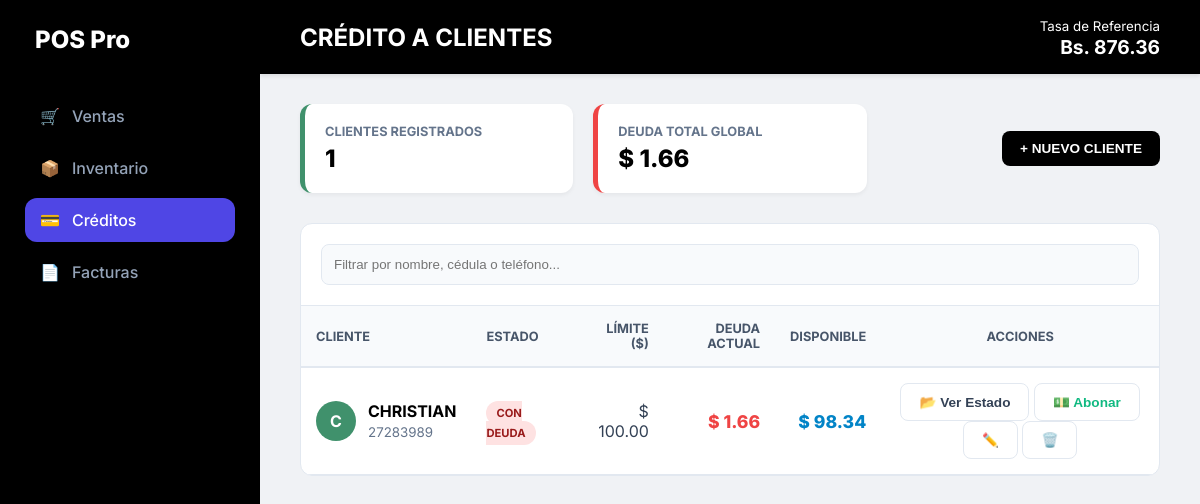
Screenshot of /creditos.php (signed in) with the database file from the repository.
### tables this page shows
CREATE TABLE `configuracion` (
  `id` int(1) NOT NULL,
  `nombre_negocio` varchar(100) NOT NULL,
  `rif` varchar(20) NOT NULL,
  `direccion` text,
  `mensaje_ticket` varchar(255) DEFAULT NULL,
  `tasa_dolar` decimal(10,2) NOT NULL,
  `moneda_simbolo` varchar(5) DEFAULT '$',
  `mensaje_factura` text,
  `puerto_impresora` varchar(100) DEFAULT NULL,
  `tipo_lector` varchar(50) DEFAULT 'teclado',
  `puerto_lector` varchar(50) DEFAULT NULL,
  `gaveta` varchar(50) DEFAULT 'impresora',
  `impuesto_iva` decimal(5,2) DEFAULT '16.00',
  `impuesto_igtf` decimal(5,2) DEFAULT '3.00',
  `usar_iva` tinyint(1) DEFAULT '1',
  `usar_igtf` tinyint(1) DEFAULT '0',
  `whatsapp_telefono` varchar(20) DEFAULT NULL,
  `whatsapp_api_key` varchar(255) DEFAULT NULL
);

CREATE TABLE `clientes_credito` (
  `id` int(11) NOT NULL,
  `nombre` varchar(100) NOT NULL,
  `cedula_rif` varchar(20) NOT NULL,
  `telefono` varchar(20) DEFAULT NULL,
  `direccion` text,
  `limite_credito` decimal(10,2) DEFAULT '0.00',
  `deuda_actual` decimal(10,2) DEFAULT '0.00',
  `fecha_registro` timestamp NULL DEFAULT CURRENT_TIMESTAMP
);

### creditos.php (the view, shortened to what this page needs)
<?php
include 'validar_licencia.php';
$res_conf = mysqli_query($conexion, "SELECT tasa_dolar FROM configuracion WHERE id = 1 LIMIT 1");
$conf = mysqli_fetch_assoc($res_conf);
$tasa_referencia = $conf['tasa_dolar'] ?? 1;
$res = mysqli_query($conexion, "SELECT * FROM clientes_credito ORDER BY nombre ASC");
?>
<!DOCTYPE html>
<html lang="es">
<head>
</head>
<body>
<aside class="sidebar">
    <div class="sidebar-brand">POS Pro</div>
    <nav>
        <a href="ventas.php" class="nav-link"><span>🛒</span> Ventas</a>
        <a href="inventario.php" class="nav-link"><span>📦</span> Inventario</a>
        <a href="creditos.php" class="nav-link active"><span>💳</span> Créditos</a>
        <a href="historial_facturas.php" class="nav-link"><span>📄</span> Facturas</a>
    </nav>
</aside>
<div class="wrapper">
    <header class="header-top">
        <h2 style="margin:0;">CRÉDITO A CLIENTES</h2>
        <div style="text-align: right;">
            <small>Tasa de Referencia</small>
            <div style="font-weight: bold; font-size: 1.2rem;">Bs. <?php echo number_format($tasa_referencia, 2); ?></div>
        </div>
    </header>
    <main class="main-content">
        <div class="stats-grid">
            <div class="stat-card">
                <h4>Clientes Registrados</h4>
                <p><?php echo mysqli_num_rows($res); ?></p>
            </div>
            <div class="stat-card" style="border-left-color: var(--danger);">
                <h4>Deuda Total Global</h4>
                <p>$ <?php
                    $sum = mysqli_query($conexion, "SELECT SUM(deuda_actual) as total FROM clientes_credito");
                    $r_sum = mysqli_fetch_assoc($sum);
                    echo number_format($r_sum['total'] ?? 0, 2);
                ?></p>
            </div>
            <div style="display: flex; align-items: center; justify-content: flex-end;">
                <button onclick="abrirModal('modalRegistro')" class="btn-ui btn-primary-ui">+ NUEVO CLIENTE</button>
            </div>
        </div>
        <div class="table-container">
            <div style="padding: 20px; border-bottom: 1px solid var(--border);">
                <input type="text" id="buscador" onkeyup="buscar()" placeholder="Filtrar por nombre, cédula o teléfono..." style="margin:0; border-radius: 8px; background: #f8fafc;">
            </div>
            <table id="tablaClientes">
                <thead>
                    <tr>
                        <th>CLIENTE</th>
                        <th>ESTADO</th>
                        <th style="text-align:right;">LÍMITE ($)</th>
                        <th style="text-align:right;">DEUDA ACTUAL</th>
                        <th style="text-align:right;">DISPONIBLE</th>
                        <th style="text-align:center;">ACCIONES</th>
                    </tr>
                </thead>
                <tbody>
                    <?php mysqli_data_seek($res, 0); while($c = mysqli_fetch_assoc($res)):
                        $deuda_segura = floatval($c['deuda_actual']);
                        $limite = floatval($c['limite_credito']);
                        $disponible = $limite - $deuda_segura;
                    ?>
                    <tr>
                        <td>
                            <div style="display:flex; align-items:center; gap:12px;">
                                <div style="width:40px; height:40px; background:var(--accent); color:white; border-radius:50%; display:flex; align-items:center; justify-content:center; font-weight:bold;">
                                    <?php echo strtoupper(substr($c['nombre'], 0, 1)); ?>
                                </div>
                                <div>
                                    <div style="font-weight:700; color:var(--primary);"><?php echo $c['nombre']; ?></div>
                                    <small style="color:#64748b;"><?php echo $c['cedula_rif']; ?></small>
                                </div>
                            </div>
                        </td>
                        <td>
                            <?php if($deuda_segura > 0.01): ?>
                                <span class="badge-mov" style="background: #fee2e2; color: #991b1b;">CON DEUDA</span>
                            <?php else: ?>
                                <span class="badge-mov" style="background: #dcfce7; color: #166534;">SOLVENTE</span>
                            <?php endif; ?>
                        </td>
                        <td style="text-align:right;">$ <?php echo number_format($limite, 2); ?></td>
                        <td style="text-align:right;">
                            <span style="font-size: 1.1rem; font-weight: 800; color: <?php echo ($deuda_segura > 0.01) ? 'var(--danger)' : 'var(--success)'; ?>;">
                                $ <?php echo number_format($deuda_segura, 2); ?>
                            </span>
                        </td>
                        <td style="text-align:right;">
                            <span style="font-size: 1.1rem; font-weight: 800; color: var(--info);">
                                $ <?php echo number_format($disponible, 2); ?>
                            </span>
                        </td>
                        <td style="text-align:center;">
                            <button class="btn-ui" onclick="verHistorial(<?php echo $c['id']; ?>, '<?php echo $c['nombre']; ?>')">📂 Ver Estado</button>
                            <button class="btn-ui" onclick='abrirAbono(<?php echo json_encode($c); ?>)' style="color: var(--success);">💵 Abonar</button>
                            <button class="btn-ui" onclick='abrirEditar(<?php echo json_encode($c); ?>)'>✏️</button>
                            <button class="btn-ui" onclick="confirmarEliminar(<?php echo $c['id']; ?>, '<?php echo $c['nombre']; ?>')" style="color: var(--danger);">🗑️</button>
                        </td>
                    </tr>
                    <?php endwhile; ?>
                </tbody>
            </table>
        </div>
    </main>
</div>
</body>
</html>

### creditos.php (style rules this page uses)
:root { --primary: #000; --accent: #40916c; --bg: #f0f2f5; --text: #334155; --white: #ffffff; --border: #e2e8f0; --danger: #ef4444; --success: #10b981; --info: #0284c7; --sidebar-blue: #000; }
body { font-family: 'Inter', sans-serif; background: var(--bg); color: var(--text); margin: 0; display: flex; }
.sidebar { width: 260px; background: var(--sidebar-blue); color: white; height: 100vh; position: fixed; padding: 25px; box-sizing: border-box; }
.sidebar-brand { font-size: 1.5rem; font-weight: 800; margin-bottom: 40px; padding-left: 10px; }
.nav-link { display: flex; align-items: center; gap: 12px; padding: 12px 15px; color: #94a3b8; text-decoration: none; border-radius: 12px; margin-bottom: 8px; font-weight: 500; transition: 0.2s; }
.nav-link.active { background: #4f46e5; color: white; }
.wrapper { margin-left: 260px; width: calc(100% - 260px); min-height: 100vh; }
.header-top { background: var(--primary); color: white; padding: 15px 40px; display: flex; justify-content: space-between; align-items: center; box-shadow: 0 2px 4px rgba(0,0,0,0.1); }
.main-content { padding: 30px 40px; max-width: 1400px; margin: auto; }
.stats-grid { display: grid; grid-template-columns: repeat(auto-fit, minmax(200px, 1fr)); gap: 20px; margin-bottom: 30px; }
.stat-card { background: white; padding: 20px; border-radius: 12px; border-left: 5px solid var(--accent); box-shadow: 0 2px 4px rgba(0,0,0,0.05); }
.stat-card h4 { margin: 0; color: #64748b; font-size: 0.8rem; text-transform: uppercase; }
.stat-card p { margin: 5px 0 0 0; font-size: 1.5rem; font-weight: 800; color: var(--primary); }
.table-container { background: white; border-radius: 12px; overflow: hidden; border: 1px solid var(--border); }
table { width: 100%; border-collapse: collapse; }
th { text-align: left; padding: 15px; font-size: 0.8rem; color: #475569; border-bottom: 2px solid var(--border); background: #f8fafc; }
td { padding: 15px; border-bottom: 1px solid var(--border); vertical-align: middle; }
.btn-ui { padding: 10px 18px; border-radius: 8px; border: 1px solid var(--border); cursor: pointer; font-weight: 600; display: inline-flex; align-items: center; gap: 8px; background: white; transition: all 0.2s; text-decoration: none; color: var(--text); font-size: 0.85rem; }
.btn-primary-ui { background: var(--primary); color: white; border: none; }
.badge-mov { padding: 5px 10px; border-radius: 20px; font-size: 0.7rem; font-weight: bold; }
input, select { width: 100%; padding: 12px; margin: 8px 0 15px 0; border: 1px solid var(--border); border-radius: 10px; box-sizing: border-box; }

### rows the page displays
configuracion: tasa_dolar "876.36"
clientes_credito: nombre "C", nombre "CHRISTIAN", cedula_rif "27283989", shows "CON DEUDA", limite_credito "100.00", deuda_actual "1.66", disponible "98.34"

### other values shown
mysqli_num_rows($res) "1"
$r_sum['total'] "1.66"
